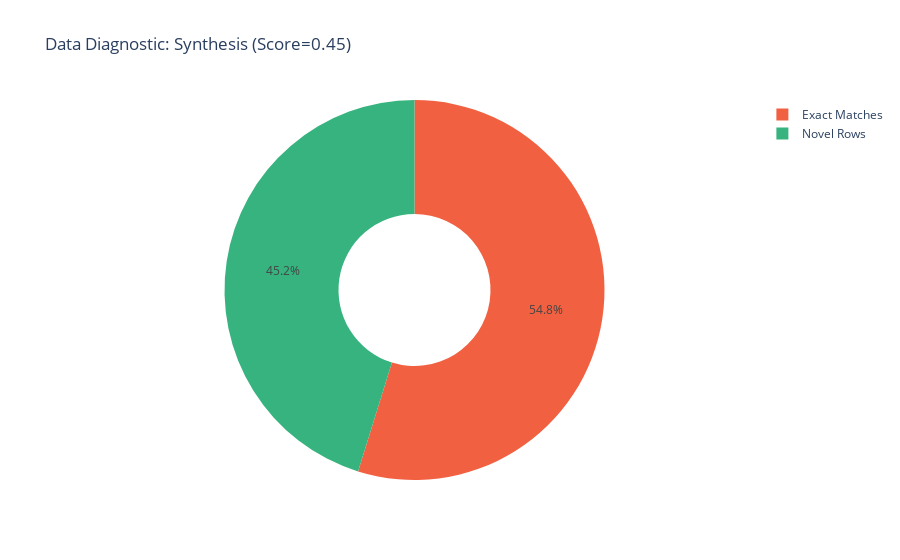
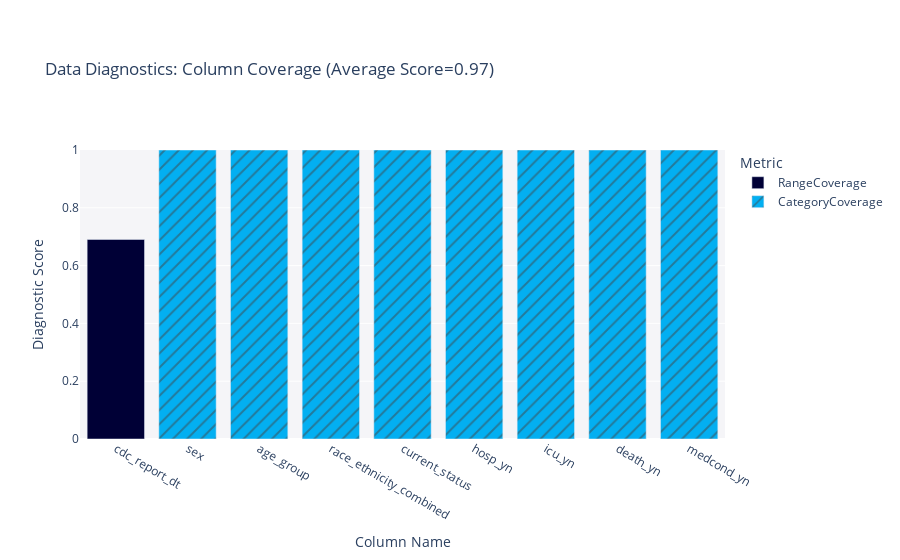
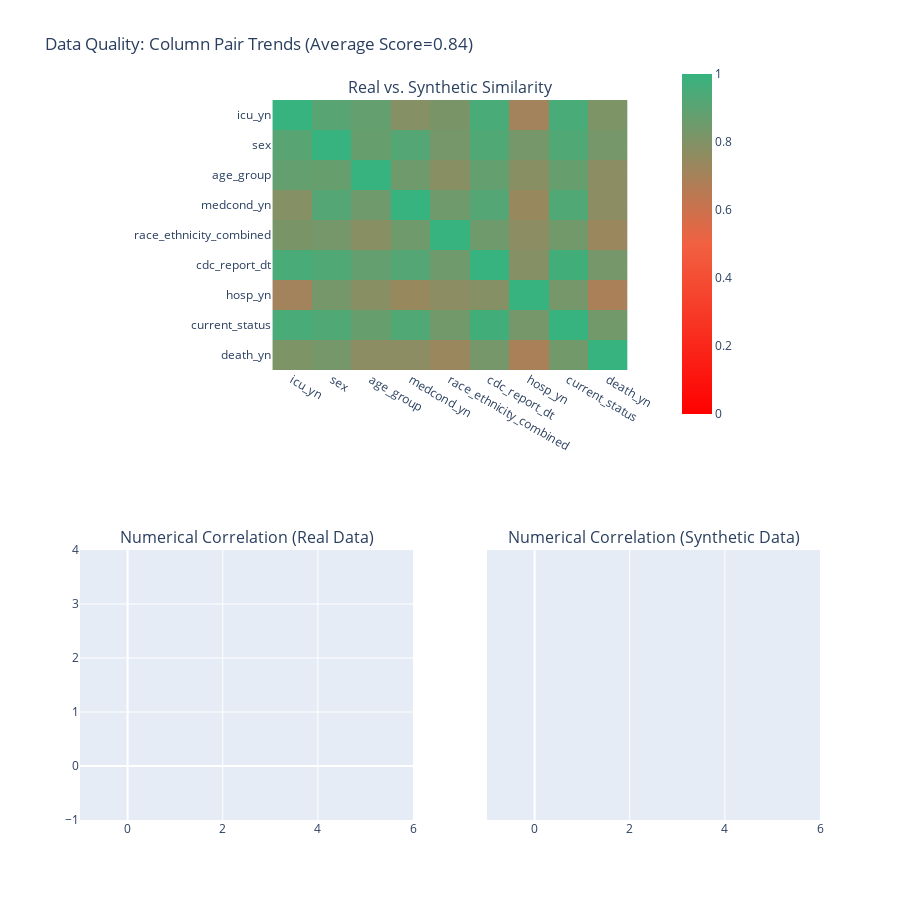

Here is the notebook cell these charts were saved with, in order:
### Markdown cell above
### Diagnostic and Quality reports
    SDV has two standard reports that you can create to determine how well the model
    was able to generate synthetic data. Beyond these standard summary reports you can
    generate a number of different visuals that will help evaluate the results in more
    detail.

### Code cell
# Standard diagnostic report
report_diagnostic = DiagnosticReport()
report_diagnostic.generate(df_timeserie, synth_data_par, metadata_df_timeseries)

# Standard quality report
report_quality = QualityReport()
report_quality.generate(df_timeserie, synth_data_par, metadata_df_timeseries)

# Synthesis
# How many synthetic rows are exact matches with the real data?
fig = report_diagnostic.get_visualization(property_name='Synthesis')
fig.show()

# Coverage
# This metric measures whether a synthetic column covers all the possible categories
# that are present in a real column. It only says something about the range, not about
# the actual distribution (so undersampling might still happen). If certain combinations
# are very rare you might get low scores here which can be solved by creating more samples
fig = report_diagnostic.get_visualization(property_name='Coverage')
fig.show()

# Trends between pairs of columns
# If both columns are numerical, the similarity is based on a simple correlation
# If both columns are categorical, the similarity is based on a contingency table
# If there is a mixture, the numerical column is cut into histogram bins and then
#  a contingency table is created.

# The first visualization are all the column pairs between real and synthetic data
# The second visualization are the numerical columns within the real and synthetic
# data.
fig = report_quality.get_visualization(property_name='Column Pair Trends')
fig.show()

# Custom visuals
for column in df_timeserie.select_dtypes(include=["object"]).columns:
    g = sns.histplot(df_timeserie[column], stat="density")
    g = sns.histplot(synth_data_par[column], stat="density")
    plt.xticks(rotation=90)
    plt.show()
for column in df_timeserie.select_dtypes(include=["datetime64[ns]"]).columns:
    g = sns.kdeplot(df_timeserie[column])
    g = sns.kdeplot(synth_data_par[column])
    plt.xticks(rotation=90)
    plt.show()

### Figure 1 — Plotly figure (JSON) as saved in the notebook; plotly's stock layout.template omitted (floating-point values rounded to 4 significant figures)
{"data": [{"customdata": [["Exact Matches"], ["Novel Rows"]], "domain": {"x": [0, 1], "y": [0, 1]}, "hole": 0.4, "hovertemplate": "<b>%{label}</b><br>%{value} rows", "labels": ["Exact Matches", "Novel Rows"], "legendgroup": "", "marker": {"colors": ["#F16141", "#36B37E"]}, "name": "", "showlegend": true, "type": "pie", "values": [137, 113]}], "layout": {"autosize": true, "legend": {"tracegroupgap": 0}, "title": {"text": "Data Diagnostic: Synthesis (Score=0.45)"}}}

### Figure 2 — Plotly figure (JSON) as saved in the notebook; plotly's stock layout.template omitted (floating-point values rounded to 4 significant figures)
{"data": [{"alignmentgroup": "True", "customdata": [["RangeCoverage"]], "hovertemplate": "<b>%{hovertext}</b><br><br>Metric=%{customdata[0]}<br>Diagnostic Score=%{y}<extra></extra>", "hovertext": ["cdc_report_dt"], "legendgroup": "RangeCoverage", "marker": {"color": "#000036", "pattern": {"shape": ""}}, "name": "RangeCoverage", "offsetgroup": "RangeCoverage", "orientation": "v", "showlegend": true, "textposition": "auto", "type": "bar", "x": ["cdc_report_dt"], "xaxis": "x", "y": [0.6903], "yaxis": "y"}, {"alignmentgroup": "True", "customdata": [["CategoryCoverage"], ["CategoryCoverage"], ["CategoryCoverage"], ["CategoryCoverage"], ["CategoryCoverage"], ["CategoryCoverage"], ["CategoryCoverage"], ["CategoryCoverage"]], "hovertemplate": "<b>%{hovertext}</b><br><br>Metric=%{customdata[0]}<br>Diagnostic Score=%{y}<extra></extra>", "hovertext": ["sex", "age_group", "race_ethnicity_combined", "current_status", "hosp_yn", "icu_yn", "death_yn", "medcond_yn"], "legendgroup": "CategoryCoverage", "marker": {"color": "#03AFF1", "pattern": {"shape": "/"}}, "name": "CategoryCoverage", "offsetgroup": "CategoryCoverage", "orientation": "v", "showlegend": true, "textposition": "auto", "type": "bar", "x": ["sex", "age_group", "race_ethnicity_combined", "current_status", "hosp_yn", "icu_yn", "death_yn", "medcond_yn"], "xaxis": "x", "y": [1, 1, 1, 1, 1, 1, 1, 1], "yaxis": "y"}], "layout": {"autosize": true, "barmode": "relative", "legend": {"title": {"text": "Metric"}, "tracegroupgap": 0}, "margin": {"t": 150}, "plot_bgcolor": "#F5F5F8", "title": {"text": "Data Diagnostics: Column Coverage (Average Score=0.97)"}, "xaxis": {"anchor": "y", "autorange": true, "categoryorder": "total ascending", "domain": [0, 1], "range": [-0.5, 8.5], "title": {"text": "Column Name"}, "type": "category"}, "yaxis": {"anchor": "x", "domain": [0, 1], "range": [0, 1], "title": {"text": "Diagnostic Score"}, "type": "linear"}}}

### Figure 3 — Plotly figure (JSON) as saved in the notebook; plotly's stock layout.template omitted (floating-point values rounded to 4 significant figures)
{"data": [{"coloraxis": "coloraxis", "hovertemplate": "<b>Column Pair</b><br>(%{x},%{y})<br><br>Similarity: %{z}<extra></extra>", "type": "heatmap", "x": ["icu_yn", "sex", "age_group", "medcond_yn", "race_ethnicity_combined", "cdc_report_dt", "hosp_yn", "current_status", "death_yn"], "xaxis": "x", "y": ["icu_yn", "sex", "age_group", "medcond_yn", "race_ethnicity_combined", "cdc_report_dt", "hosp_yn", "current_status", "death_yn"], "yaxis": "y", "z": [[1, 0.91, 0.88, 0.79, 0.82, 0.95, 0.71, 0.95, 0.81], [0.91, 1, 0.87, 0.92, 0.83, 0.93, 0.83, 0.93, 0.83], [0.88, 0.87, 1, 0.85, 0.78, 0.88, 0.78, 0.87, 0.77], [0.79, 0.92, 0.85, 1, 0.85, 0.92, 0.74, 0.93, 0.77], [0.82, 0.83, 0.78, 0.85, 1, 0.85, 0.77, 0.84, 0.73], [0.95, 0.93, 0.88, 0.92, 0.85, 1, 0.79, 0.97, 0.83], [0.71, 0.83, 0.78, 0.74, 0.77, 0.79, 1, 0.83, 0.69], [0.95, 0.93, 0.87, 0.93, 0.84, 0.97, 0.83, 1, 0.84], [0.81, 0.83, 0.77, 0.77, 0.73, 0.83, 0.69, 0.84, 1]]}, {"coloraxis": "coloraxis2", "customdata": [], "hovertemplate": "<b>Correlation</b><br>(%{x},%{y})<br><br>Real: %{z}<br>(vs. Synthetic: %{customdata})<extra></extra>", "type": "heatmap", "x": [], "xaxis": "x2", "y": [], "yaxis": "y2", "z": []}, {"coloraxis": "coloraxis2", "customdata": [], "hovertemplate": "<b>Correlation</b><br>(%{x},%{y})<br><br>Synthetic: %{z}<br>(vs. Real: %{customdata})<extra></extra>", "type": "heatmap", "x": [], "xaxis": "x3", "y": [], "yaxis": "y3", "z": []}], "layout": {"annotations": [{"font": {"size": 16}, "showarrow": false, "text": "Real vs. Synthetic Similarity", "x": 0.5, "xanchor": "center", "xref": "paper", "y": 1, "yanchor": "bottom", "yref": "paper"}, {"font": {"size": 16}, "showarrow": false, "text": "Numerical Correlation (Real Data)", "x": 0.225, "xanchor": "center", "xref": "paper", "y": 0.375, "yanchor": "bottom", "yref": "paper"}, {"font": {"size": 16}, "showarrow": false, "text": "Numerical Correlation (Synthetic Data)", "x": 0.775, "xanchor": "center", "xref": "paper", "y": 0.375, "yanchor": "bottom", "yref": "paper"}], "coloraxis": {"cmax": 1, "cmin": 0, "colorbar": {"len": 0.5, "x": 0.8, "y": 0.8}, "colorscale": [[0, "#FF0000"], [0.5, "#F16141"], [1, "#36B37E"]]}, "coloraxis2": {"cmax": 1, "cmin": -1, "colorbar": {"len": 0.5, "y": 0.2}, "colorscale": [[0, "#03AFF1"], [0.5, "#000036"], [1, "#01E0C9"]]}, "height": 900, "title": {"text": "Data Quality: Column Pair Trends (Average Score=0.84)"}, "width": 900, "xaxis": {"anchor": "y", "autorange": true, "domain": [0.26, 0.74], "range": [-0.5, 8.5], "type": "category"}, "xaxis2": {"anchor": "y2", "autorange": true, "domain": [0, 0.45], "range": [-1, 6]}, "xaxis3": {"anchor": "y3", "autorange": true, "domain": [0.55, 1], "matches": "x2", "range": [-1, 6]}, "yaxis": {"anchor": "x", "autorange": true, "domain": [0.625, 1], "range": [8.5, -0.5], "type": "category"}, "yaxis2": {"anchor": "x2", "autorange": "reversed", "domain": [0, 0.375], "range": [-1, 4]}, "yaxis3": {"anchor": "x3", "autorange": "reversed", "domain": [0, 0.375], "matches": "y2", "range": [-1, 4], "visible": false}}}
